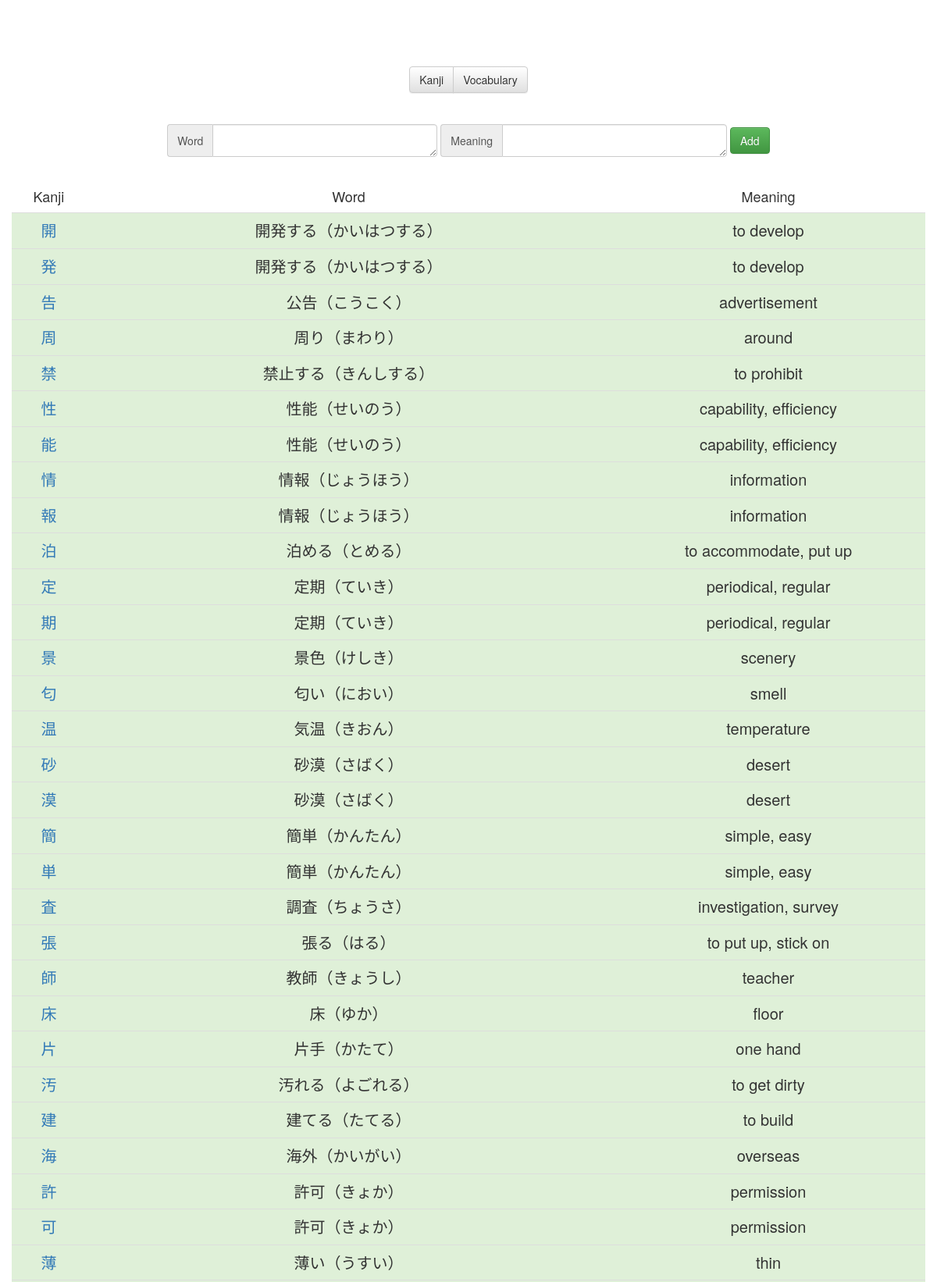
The page /vocabularyKanji.php (upper part) on the database its author committed.
### tables this page shows
CREATE TABLE `Vocabulary` (
  `id` int(11) NOT NULL AUTO_INCREMENT,
  `chara` text NOT NULL,
  `meaning` text NOT NULL,
  `day` int(11) NOT NULL DEFAULT 1,
  `dateNext` timestamp NOT NULL DEFAULT current_timestamp() ON UPDATE current_timestamp(),
  `toTestKanji` tinyint(4) NOT NULL DEFAULT 0,
  `toTestMeaning` tinyint(4) NOT NULL DEFAULT 0,
  `testable` tinyint(4) NOT NULL DEFAULT 1,
  `word` tinyint(4) NOT NULL DEFAULT 1,
  PRIMARY KEY (`id`)
);

### Connection.php (called while the page is built, shortened)
<?php
class Connection{
    private static $bdd = null;
    private function __construct(){
        try{
            self::$bdd = new PDO('mysql:host=0.0.0.0;dbname=kanji', 'root', '');
        }
        catch(Exception $e){
            die('Erreur : '.$e->getMessage());
        }
    }
    public static function getBdd(){
        return self::$bdd;
    }
}
?>

### Word.php (called while the page is built, shortened)
<?php
class Word{
    private $character;
    private $meaning;
    private $dateNext;
    public function __construct($id, $character, $meaning, $day, $dateNext, $toTestKanji, $toTestMeaning, $testable, $word){
        $this->character=$character;
        $this->meaning=$meaning;
        $this->dateNext=$dateNext;
    }
    public function calculTime(){
        $time = time();
        $second = strtotime($this->dateNext)-$time;
        if($second>0) {
            $jour = floor($second / (60 * 60 * 24));
            $heure = floor(($second - $jour * 24 * 60 * 60) / (60 * 60));
            $minute = floor(($second - $heure * 60 * 60 - $jour * 24 * 60 * 60) / (60));
            $second = floor($second - $minute * 60 - $heure * 60 * 60 - $jour * 24 * 60 * 60);
        }
        else {
            $jour = ceil($second / (60 * 60 * 24));
            $heure = ceil(($second - $jour * 24 * 60 * 60) / (60 * 60));
            $minute = ceil(($second - $heure * 60 * 60 - $jour * 24 * 60 * 60) / (60));
            $second = ceil($second - $minute * 60 - $heure * 60 * 60 - $jour * 24 * 60 * 60);
        }
    }
    public function getCharacter(){
        return $this->character;
    }
    public function getMeaning(){
        return $this->meaning;
    }
}
include_once("Connection.php");
function getAllWordsW(){
    $req = Connection::getBdd()->query("SELECT * FROM Vocabulary WHERE word=1 ORDER BY dateNext");
    while($data = $req->fetch())
        $array[] = new Word($data['id'], $data['chara'], $data['meaning'], $data['day'], $data['dateNext'], $data['toTestKanji'], $data['toTestMeaning'], $data['testable'], $data['word']);
    if(isset($array)) return $array;
}
?>

### Kanji.php (called while the page is built, shortened)
<?php
class Kanji{
    private $dateNext;
    private $toTestKanji;
    private $toTestMeaning;
    public function __construct($id, $name, $character, $meaning, $kunyomi, $onyumi, $linkKanjiAlive, $day, $dateNext, $radicalChar, $radicalName, $radicalHiragana, $radicalMeaning, $strokes, $toTestKanji, $toTestMeaning, $testable){
        $this->dateNext = $dateNext;
        $this->toTestKanji=$toTestKanji;
        $this->toTestMeaning=$toTestMeaning;
    }
    public function calculTime(){
        $time = time();
        $second = strtotime($this->dateNext)-$time;
        if($second>0) {
            $jour = floor($second / (60 * 60 * 24));
            $heure = floor(($second - $jour * 24 * 60 * 60) / (60 * 60));
            $minute = floor(($second - $heure * 60 * 60 - $jour * 24 * 60 * 60) / (60));
            $second = floor($second - $minute * 60 - $heure * 60 * 60 - $jour * 24 * 60 * 60);
        }
        else {
            $jour = ceil($second / (60 * 60 * 24));
            $heure = ceil(($second - $jour * 24 * 60 * 60) / (60 * 60));
            $minute = ceil(($second - $heure * 60 * 60 - $jour * 24 * 60 * 60) / (60));
            $second = ceil($second - $minute * 60 - $heure * 60 * 60 - $jour * 24 * 60 * 60);
        }
    }
    public function getDateNext(){
        return $this->dateNext;
    }
    public function getToTestKanji(){
        return $this->toTestKanji;
    }
    public function getToTestMeaning(){
        return $this->toTestMeaning;
    }
}
include_once("Connection.php");
function getAllKanji(){
    $req = Connection::getBdd()->query("SELECT * FROM Kanji ORDER BY dateNext");
    while($data = $req->fetch())
        $array[] = new Kanji($data['id'], $data['name'], $data['chara'], $data['meaning'], $data['kunyomi'], $data['onyomi'], $data['linkKanjiAlive'], $data['day'], $data['dateNext'], $data['radicalChar'], $data['radicalName'], $data['radicalHiragana'], $data['radicalMeaning'], $data['strokes'], $data['toTestKanji'], $data['toTestMeaning'], $data['testable']);
    if(isset($array)) return $array;
}
function isCharacterPresent($chara){
     $req = Connection::getBdd()->query("SELECT * FROM Kanji WHERE chara='".$chara."'");
    while($data = $req->fetch())
        return true;
    return false;
}
function isKanji($str) {
    return preg_match('/[\x{4E00}-\x{9FBF}]/u', $str) > 0;
}
?>

### vocabularyKanji.php (the view, shortened to what this page needs)
<?php
include_once("Kanji.php");
include_once("Word.php");
$allKanji = getAllKanji();
$allWords = getAllWordsW();
?>
<body>
        <div class="page">
            <div class="menu-onglet btn-group" role="group" aria-label="...">
                <button onclick="document.location.href='index.php'" type="button" class="btn btn-default">Kanji</button>
                <button onclick="document.location.href='vocabularyController.php?word=1'" type="button" class="btn <?php if($_GET['word']==1) echo 'btn-info';else echo 'btn-default' ?>">Vocabulary</button>
            </div>
            <form id="form-add" action="vocabularyController.php?word=<?php echo $_GET['word'] ?>" method="post" class="form-inline">
                <div class="form-group">
                <div class="input-group">
                    <div class="input-group-addon">Word</div>
                <textarea autocomplete="off" autocorrect="off" autocapitalize="off" spellcheck="false" type="text" rows="1" class="form-control" name="word"></textarea>
                </div>
                <div class="input-group">
                    <div class="input-group-addon">Meaning</div>
                    <textarea autocomplete="off" autocorrect="off" autocapitalize="off" spellcheck="false" type="text" rows="1" class="form-control" name="meaning"></textarea>
                </div>
                </div>
                <button type="submit" class="btn btn-success">Add</button>
            </form>
        <table class="table">
        <tr>
            <td>Kanji</td>
            <td>Word</td>
            <td>Meaning</td>
        </tr>
<?php
    if(isset($allWords)){
        foreach ($allWords as $word){?>
            <?php
                $str = $word->getCharacter();
                $strl= mb_strlen($str);
                for( $i = 0; $i <= $strl; $i++ ) {
                    $char = mb_substr($str, $i, 1);
                    if(isKanji($char) and !isCharacterPresent($char)){
$response = Unirest\Request::get("https://kanjialive-api.p.rapidapi.com/api/public/kanji/".urlencode($char),
  array(
    "X-RapidAPI-Host" => "kanjialive-api.p.rapidapi.com",
    "X-RapidAPI-Key" => "f0b6adaafbmshd39b9d4172c71ebp15da8ajsnd46863b81287"
  )
);
$var = json_decode($response->raw_body,true);
if(isset($var["error"])){
    $class="danger";
}
else{
    $class="success";
}
                        echo "<tr class=".$class."><td class='reviewKanji'><a target='_blank' href='http://jisho.org/search/".$char." %23kanji'>".$char."</a></td><td class='reviewKanji'>".$word->getCharacter()."</td><td class='reviewKanji'>".$word->getMeaning()."</td></tr>";
                    }
                } ?>
        <?php
        }
    }?>
    </table>
    </div>
</body>
</html>

### css/style.css (style rules this page uses)
body { --color-background: white; --color-background-danger: #bf616a; --color-background-warning: #ebcb8b; --font-color: rgb(51, 51, 51); background-color: var(--color-background) !important; background-color-danger: var(--color-background) !important; }
.page { padding-top: 15px; text-align: center; margin-right: auto; margin-left: auto; color: var(--font-color); }
@media (min-width: 768px) { .page { width: 750px; } }
@media (min-width: 992px) { .page { width: 970px; } }
@media (min-width: 1200px) { .page { width: 1170px; } }
.table > tbody > tr:first-child > td { font-size: 18px; border: none; color: var(--font-color); background-color: var(--color-background) !important; }
.table > tbody > tr > td { color: var(--font-color); }
td { vertical-align: top; text-align: center; }
table { margin-top: 30px; width: 100%; }
.page > table { margin-bottom: 0px; }
.reviewKanji { padding-top: 0px; line-height: 30px; font-size: 17px; }
@media (min-width: 992px) { .reviewKanji { padding-top: 80px; font-size: 20px; line-height: 40px; } }
.menu-onglet { margin-top: 70px; }
#form-add { margin-top: 40px; }
.form-control { font-size: 25px; width: 700px; }

### rows shown on the page
vocabulary: chara "開", chara "開発する（かいはつする）", meaning "to develop", char "発"
vocabulary: char "告", chara "公告（こうこく）", meaning "advertisement"
vocabulary: chara "周", chara "周り（まわり）", meaning "around"
vocabulary: chara "禁", chara "禁止する（きんしする）", meaning "to prohibit"
vocabulary: chara "性", chara "性能（せいのう）", meaning "capability, efficiency", char "能"
vocabulary: chara "情", chara "情報（じょうほう）", meaning "information", char "報"
vocabulary: chara "泊", chara "泊める（とめる）", meaning "to accommodate, put up"
vocabulary: chara "定", chara "定期（ていき）", meaning "periodical, regular", char "期"
vocabulary: chara "景", chara "景色（けしき）", meaning "scenery"
vocabulary: chara "匂", chara "匂い（におい）", meaning "smell"
vocabulary: char "温", chara "気温（きおん）", meaning "temperature"
vocabulary: chara "砂", chara "砂漠（さばく）", meaning "desert", char "漠"
vocabulary: chara "簡", chara "簡単（かんたん）", meaning "simple, easy", char "単"
vocabulary: char "査", chara "調査（ちょうさ）", meaning "investigation, survey"
vocabulary: chara "張", chara "張る（はる）", meaning "to put up, stick on"
vocabulary: char "師", chara "教師（きょうし）", meaning "teacher"
vocabulary: chara "床", chara "床（ゆか）", meaning "floor"
vocabulary: chara "片", chara "片手（かたて）", meaning "one hand"
vocabulary: chara "汚", chara "汚れる（よごれる）", meaning "to get dirty"
vocabulary: chara "建", chara "建てる（たてる）", meaning "to build"
vocabulary: chara "海", chara "海外（かいがい）", meaning "overseas"
vocabulary: chara "許", chara "許可（きょか）", meaning "permission", char "可"
vocabulary: chara "薄", chara "薄い（うすい）", meaning "thin"
